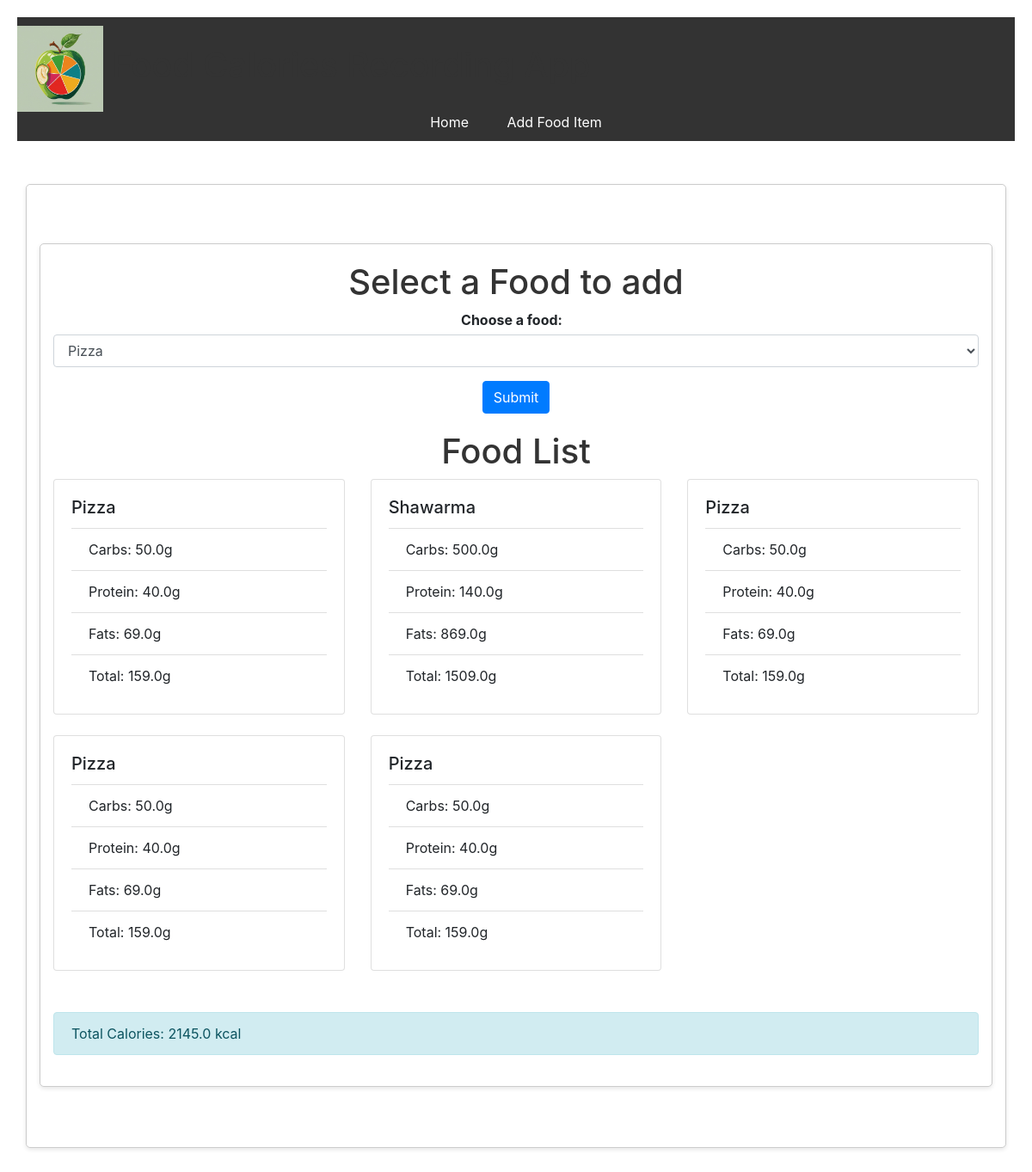
Page /viewdetails/2023-06-19 on the committed database.
### tables this page shows
CREATE TABLE Food (
    id INTEGER PRIMARY KEY AUTOINCREMENT,
    name VARCHAR(255) NOT NULL,
    protein FLOAT NOT NULL,
    carbs FLOAT NOT NULL,
    fats FLOAT NOT NULL
);

### app.py (the view)
@app.route('/viewdetails/<date>',methods=['GET','POST'])
def viewdetails(date):
    db=get_db()
    cur=db.cursor()
    if request.method=='POST':
        name=request.form['food']
        cur.execute('select id from Food where name=(?)',[name])
        id=cur.fetchone()['id']
        db.execute('insert into food_date (date,food_id) values (?,?) ',[str(date),int(id)])
        db.commit()
    cur.execute('select name from Food')
    food=cur.fetchall()
    cur.execute('select Food.name,Food.carbs,Food.protein,Food.fats from Food join food_date on Food.id=food_date.food_id where food_date.date=(?)',[date])
    food_list=cur.fetchall()
    total_calories=0
    for i in food_list:
        total_calories+=i['carbs']+i['fats']+i['protein']
    return render_template('viewdetails.html',food_names=food,date=date,food_list=food_list,total_calories=total_calories)

### database.py (called while the page is built)
def connect_db():
    sql = sqlite3.connect('database/data.db')
    sql.row_factory = sqlite3.Row
    return sql

def get_db():
    if not hasattr(g, 'sqlite_db'):
        g.sqlite_db = connect_db()
    return g.sqlite_db

### templates/viewdetails.html (shortened to what this page needs)
{% extends 'base.html' %}
{%block content%}
<div class="container mt-5">
  <h1>Select a Food to add</h1>
  <form action="/viewdetails/{{date}}" method="POST">
      <div class="form-group">
          <label for="foodSelect">Choose a food:</label>
          <select class="form-control" id="foodSelect" name="food">
              {% for food in food_names %}
              <option>{{ food['name'] }}</option>
              {% endfor %}
          </select>
      </div>
      <button type="submit" class="btn btn-primary">Submit</button>
  </form>
<h1>Food List</h1>
<div class="row">
  {% for food in food_list %}
  <div class="col-md-4 mb-4">
      <div class="card">
          <div class="card-body">
              <h5 class="card-title">{{ food['name'] }}</h5>
              <ul class="list-group list-group-flush">
                  <li class="list-group-item">Carbs: {{ food['carbs'] }}g</li>
                  <li class="list-group-item">Protein: {{ food['protein'] }}g</li>
                  <li class="list-group-item">Fats: {{ food['fats'] }}g</li>
                  {% set calories = food['protein'] + food['carbs'] + food['fats'] %}
                  <li class="list-group-item">Total: {{ calories }}g</li>
              </ul>
          </div>
      </div>
  </div>
  {% endfor %}
  <div class="col-md-12 mt-4">
      <div class="alert alert-info" role="alert">
          Total Calories: {{ total_calories }} kcal
      </div>
  </div>
</div>
</div>
{%endblock content%}

### static/styles.css (style rules this page uses)
body { font-family: Arial, sans-serif; margin: 0; padding: 0; }
body { font-family: Arial, sans-serif; }
.container { max-width: 800px; margin: 50px auto; padding: 20px; border: 1px solid #ccc; border-radius: 5px; }
form label { display: block; margin-bottom: 5px; }
form button { background-color: #4CAF50; color: white; border: none; padding: 10px 20px; text-align: center; text-decoration: none; display: inline-block; font-size: 16px; cursor: pointer; border-radius: 5px; }
.container { max-width: 800px; margin: 0 auto; padding: 20px; }
body { font-family: Arial, sans-serif; background-color: #f7f7f7; }
.container { max-width: 800px; margin: 0 auto; padding: 20px; background-color: #fff; border-radius: 10px; box-shadow: 0 0 10px rgba(0, 0, 0, 0.1); }
h1 { color: #333; text-align: center; }
body { font-family: Arial, sans-serif; background-color: #f5f5f5; margin: 0; padding: 20px; }
.container { max-width: 800px; margin: 0 auto; background-color: #fff; border-radius: 8px; box-shadow: 0 2px 5px rgba(0, 0, 0, 0.1); padding: 20px; }
form { margin-bottom: 20px; text-align: center; }
label { font-weight: bold; margin-right: 10px; }
button { padding: 8px 16px; border-radius: 4px; border: none; background-color: #4CAF50; color: #fff; cursor: pointer; }
body { font-family: 'Segoe UI', Tahoma, Geneva, Verdana, sans-serif; background-color: #f9f9f9; margin: 0; padding: 20px; }
.container { max-width: 900px; margin: 0 auto; }

### rows in the picture
Food: name "Pizza", carbs "50.0", protein "40.0", fats "69.0", calories "159.0"
Food: name "Shawarma", carbs "500.0", protein "140.0", fats "869.0", calories "1509.0"

### other values in the picture
{{ total_calories }} "2145.0"
form field food "Pizza"
